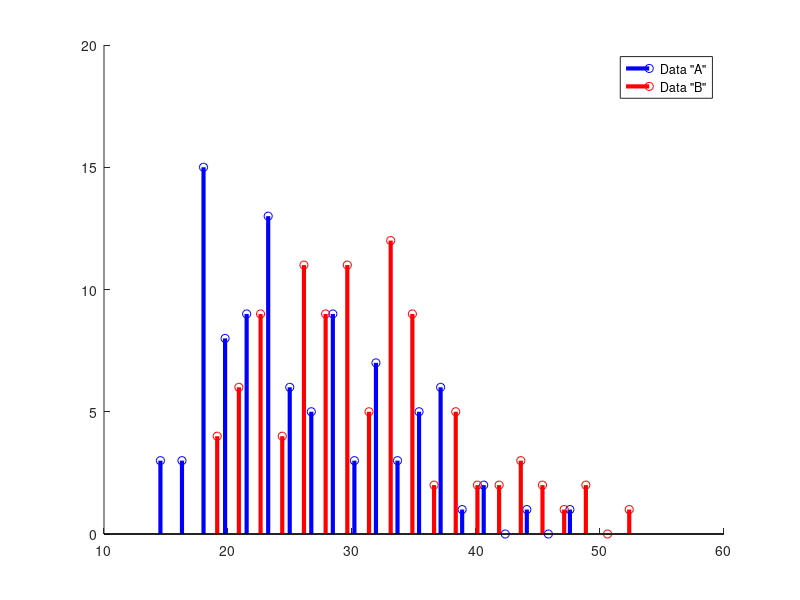
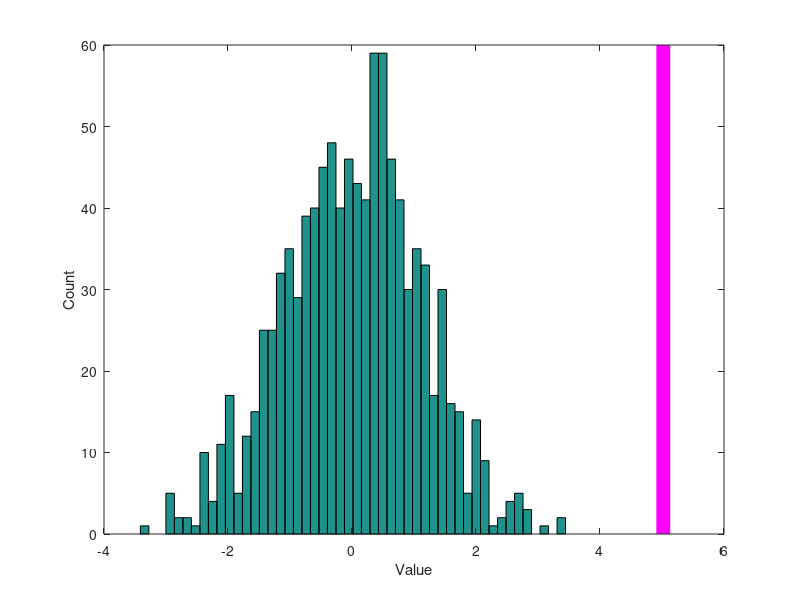

Write the MATLAB code that produced these figures, in order.
%%
%   COURSE: Master statistics and machine learning: intuition, math, code										
%      URL: udemy.com/course/statsml_x/?couponCode=202304 
% 
%  SECTION: The t-test family
%    VIDEO: Permutation testing
% 
%  TEACHER: Mike X Cohen, sincxpress.com
%

%%

% a clear MATLAB workspace is a clear mental workspace
close all; clear; clc
pkg load statistics % load Octave stats package

%% 

%% simulate two distributions

% number of trials
N = 100;

% dataset "A"
r = randn(N,1);
r(r>0) = log(1+r(r>0));
dataA = 26-r*10;

% get histogram values for later comparison
[yA,xA] = hist(dataA,20);


% dataset "B"
r = randn(N,1);
r(r>0) = log(1+r(r>0));
dataB = 30-r*10;

% get histogram values for later comparison
[yB,xB] = hist(dataB,20);


figure(1), clf, hold on
stem(xA,yA,'b','linewidth',3)
stem(xB,yB,'r','linewidth',3)
legend({'Data "A"';'Data "B"'})

%% mix trials together

% concatenate trials
alldata = cat(1,dataA,dataB);

% condition labels
conds = cat(1,ones(N,1),2*ones(N,1));

%% generate one null hypothesis scenario

% random permutation
fakeconds = randperm(N*2);

% shuffled condition labels
fakeconds(fakeconds<N+1) = 1;
fakeconds(fakeconds>1) = 2;


% these two means should be different.
[mean(alldata(conds==1)) mean(alldata(conds==2))]

% should these two be different?
[mean(alldata(fakeconds==1))  mean(alldata(fakeconds==2)) ]

%% and now a distribution of null hypothesis values

nPerms = 1000;
permdiffs = zeros(nPerms,1);

for permi=1:nPerms
    fconds = randperm(N*2);
    fconds(fconds<N+1) = 1;
    fconds(fconds>1) = 2;
    permdiffs(permi) = mean(alldata(fconds==2)) - mean(alldata(fconds==1));
end


% plot the distribution of H0 values
figure(2), clf
hist(permdiffs,50)
hold on

% and plot the observed value on top
obsval = mean(alldata(conds==2)) - mean(alldata(conds==1));
plot([obsval obsval],get(gca,'ylim'),'m','linewidth',10)
xlabel('Value'), ylabel('Count')

%% two methods of evaluating statistical significance

% Z-value
zVal = ( obsval-mean(permdiffs) ) / std(permdiffs);
p = 1-normcdf(abs(zVal));

% p-value count
pCount = sum(permdiffs>obsval)/nPerms;

%% done.
